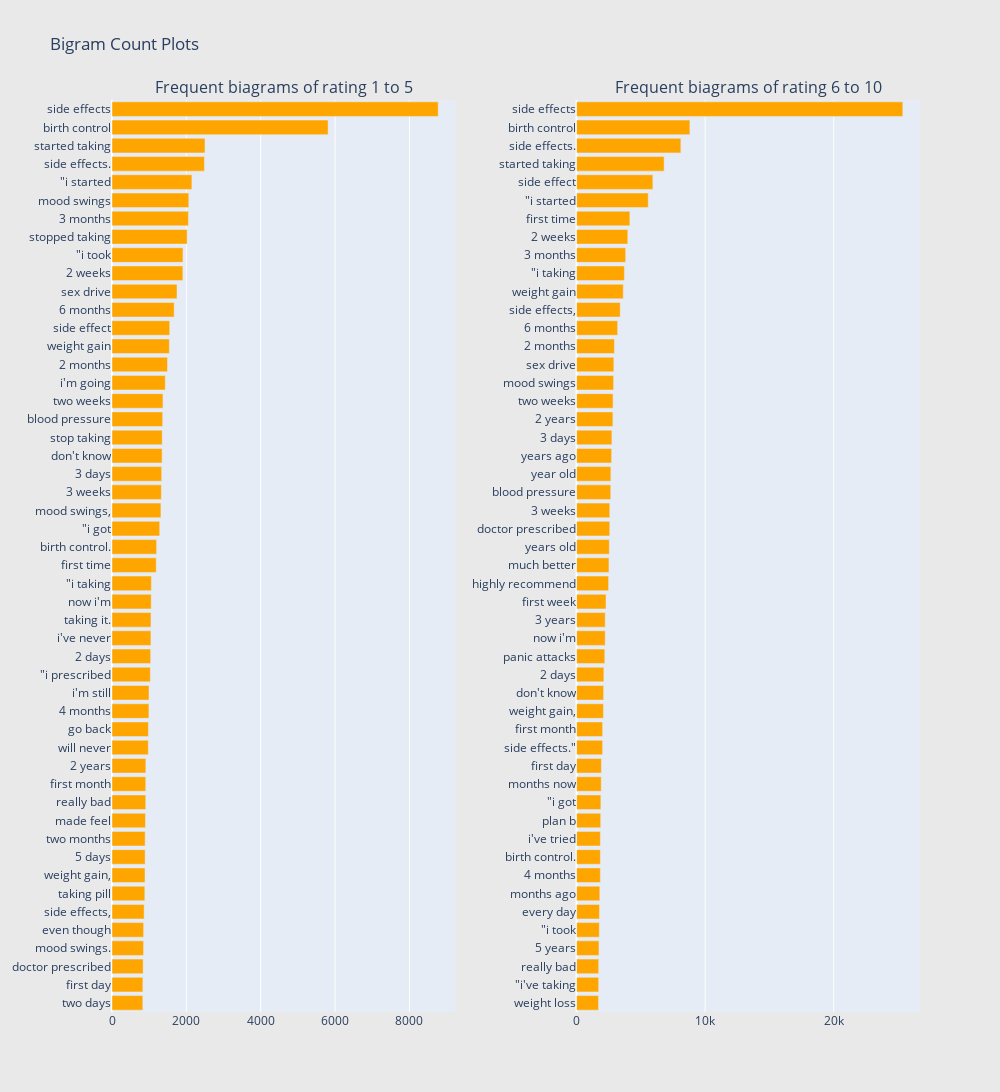

Here is the notebook cell this chart was saved with:
### Markdown cell above
When you use 1-gram, you can see that the top 5 words have the same contents, although the order of left (negative) and right (positive) are different. This means when we analyze the text with a single corpus, it does not classify the emotion well. So, we will expand the corpus.

### Code cell
freq_dict = defaultdict(int)
for sent in df_all_1_5["review"]:
    for word in generate_ngrams(sent,2):
        freq_dict[word] += 1
fd_sorted = pd.DataFrame(sorted(freq_dict.items(), key=lambda x: x[1])[::-1])
fd_sorted.columns = ["word", "wordcount"]
trace1 = horizontal_bar_chart(fd_sorted.head(50), 'orange')

freq_dict = defaultdict(int)
for sent in df_all_6_10["review"]:
    for word in generate_ngrams(sent,2):
        freq_dict[word] += 1
fd_sorted = pd.DataFrame(sorted(freq_dict.items(), key=lambda x: x[1])[::-1])
fd_sorted.columns = ["word", "wordcount"]
trace2 = horizontal_bar_chart(fd_sorted.head(50), 'orange')

# Creating two subplots
fig = subplots.make_subplots(rows=1, cols=2, vertical_spacing=0.04,horizontal_spacing=0.15,
                          subplot_titles=["Frequent biagrams of rating 1 to 5", 
                                          "Frequent biagrams of rating 6 to 10"])
fig.append_trace(trace1, 1, 1)
fig.append_trace(trace2, 1, 2)
fig['layout'].update(height=1200, width=1000, paper_bgcolor='rgb(233,233,233)', title="Bigram Count Plots")
py.iplot(fig, filename='word-plots')

### Figure 1 — Plotly figure (JSON) as saved in the notebook; plotly's stock layout.template omitted (floating-point values rounded to 4 significant figures)
{"data": [{"marker": {"color": "orange"}, "orientation": "h", "showlegend": false, "type": "bar", "x": [829, 830, 838, 849, 850, 865, 883, 888, 891, 892, 900, 908, 908, 910, 976, 979, 993, 995, 1031, 1040, 1047, 1048, 1055, 1060, 1189, 1199, 1283, 1316, 1328, 1336, 1348, 1350, 1363, 1371, 1433, 1493, 1542, 1552, 1672, 1749, 1906, 1909, 2020, 2055, 2065, 2149, 2486, 2501, 5812, 8774], "xaxis": "x", "y": ["two days", "first day", "doctor prescribed", "mood swings.", "even though", "side effects,", "taking pill", "weight gain,", "5 days", "two months", "made feel", "really bad", "first month", "2 years", "will never", "go back", "4 months", "i&#039;m still", "\"i prescribed", "2 days", "i&#039;ve never", "taking it.", "now i&#039;m", "\"i taking", "first time", "birth control.", "\"i got", "mood swings,", "3 weeks", "3 days", "don&#039;t know", "stop taking", "blood pressure", "two weeks", "i&#039;m going", "2 months", "weight gain", "side effect", "6 months", "sex drive", "2 weeks", "\"i took", "stopped taking", "3 months", "mood swings", "\"i started", "side effects.", "started taking", "birth control", "side effects"], "yaxis": "y"}, {"marker": {"color": "orange"}, "orientation": "h", "showlegend": false, "type": "bar", "x": [1707, 1717, 1718, 1741, 1768, 1781, 1805, 1849, 1850, 1850, 1875, 1886, 1918, 1929, 2022, 2026, 2091, 2103, 2121, 2194, 2224, 2225, 2289, 2488, 2517, 2544, 2578, 2579, 2656, 2665, 2725, 2744, 2824, 2836, 2880, 2897, 2942, 3189, 3391, 3631, 3720, 3817, 3984, 4142, 5573, 5932, 6810, 8111, 8813, 25377], "xaxis": "x2", "y": ["weight loss", "\"i&#039;ve taking", "really bad", "5 years", "\"i took", "every day", "months ago", "4 months", "birth control.", "i&#039;ve tried", "plan b", "\"i got", "months now", "first day", "side effects.\"", "first month", "weight gain,", "don&#039;t know", "2 days", "panic attacks", "now i&#039;m", "3 years", "first week", "highly recommend", "much better", "years old", "doctor prescribed", "3 weeks", "blood pressure", "year old", "years ago", "3 days", "2 years", "two weeks", "mood swings", "sex drive", "2 months", "6 months", "side effects,", "weight gain", "\"i taking", "3 months", "2 weeks", "first time", "\"i started", "side effect", "started taking", "side effects.", "birth control", "side effects"], "yaxis": "y2"}], "layout": {"annotations": [{"font": {"size": 16}, "showarrow": false, "text": "Frequent biagrams of rating 1 to 5", "x": 0.2125, "xanchor": "center", "xref": "paper", "y": 1, "yanchor": "bottom", "yref": "paper"}, {"font": {"size": 16}, "showarrow": false, "text": "Frequent biagrams of rating 6 to 10", "x": 0.7875, "xanchor": "center", "xref": "paper", "y": 1, "yanchor": "bottom", "yref": "paper"}], "height": 1200, "paper_bgcolor": "rgb(233,233,233)", "title": {"text": "Bigram Count Plots"}, "width": 1000, "xaxis": {"anchor": "y", "domain": [0, 0.425]}, "xaxis2": {"anchor": "y2", "domain": [0.575, 1]}, "yaxis": {"anchor": "x", "domain": [0, 1]}, "yaxis2": {"anchor": "x2", "domain": [0, 1]}}}
